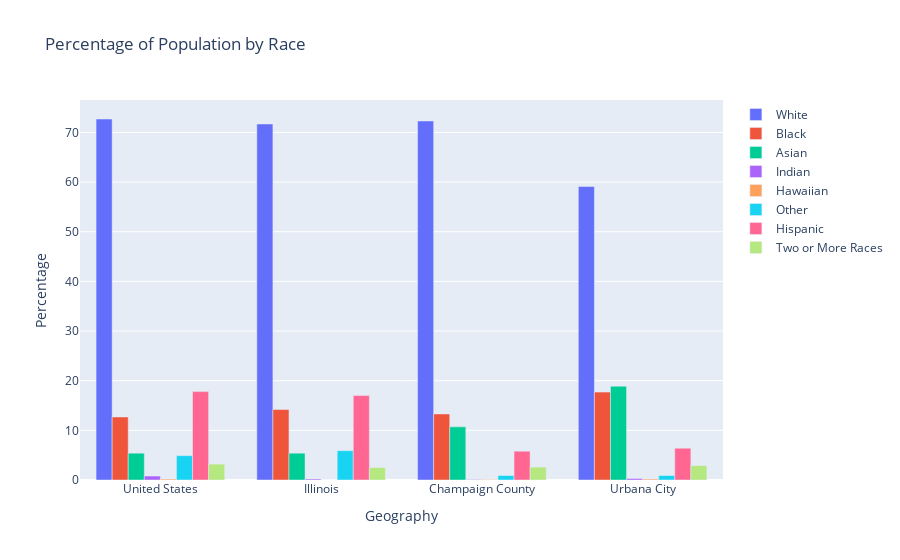

The code cell stored with this chart in its notebook:
### Code cell
fig = go.Figure(
    data=[
        go.Bar(
            name="White",
            x=data["labels"],
            y=data["white"],
            offsetgroup=0,
        ),
        go.Bar(
            name="Black",
            x=data["labels"],
            y=data["black"],
            offsetgroup=1,
        ),
        go.Bar(
            name="Asian",
            x=data["labels"],
            y=data["asian"],
            offsetgroup=2,
        ),
        go.Bar(
            name="Indian",
            x=data["labels"],
            y=data["american_indian"],
            offsetgroup=3,
        ),
        go.Bar(
            name="Hawaiian",
            x=data["labels"],
            y=data["hawaiian"],
            offsetgroup=4,
        ),
        go.Bar(
            name="Other",
            x=data["labels"],
            y=data["other"],
            offsetgroup=5,
        ),
        go.Bar(
            name="Hispanic",
            x=data["labels"],
            y=data["hispanic"],
            offsetgroup=6,
        ),
        go.Bar(
            name="Two or More Races",
            x=data["labels"],
            y=data["two_or_more"],
            offsetgroup=7,
        ),
    ],
    layout=go.Layout(
        title="Percentage of Population by Race",
        yaxis_title="Percentage",
        xaxis_title="Geography"
    )
)
fig.show()

### Figure 1 — Plotly figure (JSON) as saved in the notebook; plotly's stock layout.template omitted (floating-point values rounded to 4 significant figures)
{"data": [{"name": "White", "offsetgroup": "0", "type": "bar", "x": ["United States", "Illinois", "Champaign County", "Urbana City"], "y": [72.7, 71.7, 72.3, 59.1]}, {"name": "Black", "offsetgroup": "1", "type": "bar", "x": ["United States", "Illinois", "Champaign County", "Urbana City"], "y": [12.7, 14.2, 13.3, 17.7]}, {"name": "Asian", "offsetgroup": "2", "type": "bar", "x": ["United States", "Illinois", "Champaign County", "Urbana City"], "y": [5.4, 5.4, 10.7, 18.9]}, {"name": "Indian", "offsetgroup": "3", "type": "bar", "x": ["United States", "Illinois", "Champaign County", "Urbana City"], "y": [0.8, 0.2, 0.1, 0.3]}, {"name": "Hawaiian", "offsetgroup": "4", "type": "bar", "x": ["United States", "Illinois", "Champaign County", "Urbana City"], "y": [0.2, 0, 0.1, 0.2]}, {"name": "Other", "offsetgroup": "5", "type": "bar", "x": ["United States", "Illinois", "Champaign County", "Urbana City"], "y": [4.9, 5.9, 0.9, 0.9]}, {"name": "Hispanic", "offsetgroup": "6", "type": "bar", "x": ["United States", "Illinois", "Champaign County", "Urbana City"], "y": [17.8, 17, 5.8, 6.4]}, {"name": "Two or More Races", "offsetgroup": "7", "type": "bar", "x": ["United States", "Illinois", "Champaign County", "Urbana City"], "y": [3.2, 2.5, 2.6, 2.9]}], "layout": {"title": {"text": "Percentage of Population by Race"}, "xaxis": {"title": {"text": "Geography"}}, "yaxis": {"title": {"text": "Percentage"}}}}
